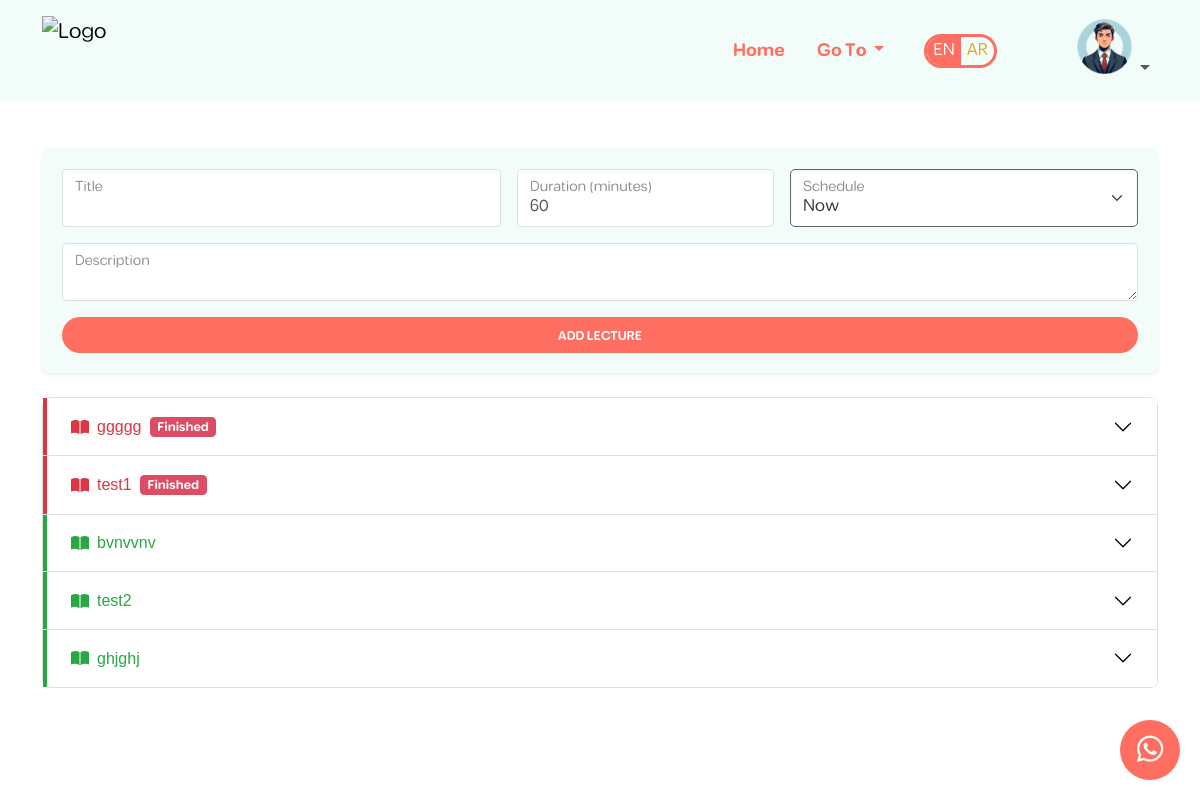
Screenshot of /accounts/profile/1/lectures/ (signed in) with the database file from the repository.
### subscriptions/models.py (models this page shows, shortened)
class Lecture(models.Model):
    title = models.CharField(max_length=200)
    description = models.TextField()
    created = models.DateTimeField(auto_now_add=True)
    group = models.ForeignKey(StudyGroup, on_delete=models.CASCADE, related_name='lectures')
    live_link = models.URLField(blank=True, null=True) # created zoom link
    live_link_date = models.DateTimeField(blank=True, null=True)
    duration = models.IntegerField(default=60, validators=[MaxValueValidator(300), MinValueValidator(10)])
    is_finished = models.BooleanField(default=False)
    is_visited = models.BooleanField(default=False)
    finished_date = models.DateTimeField(blank=True, null=True)

### accounts/views.py (the view)
# urls.py: path('profile/<int:study_group_id>/lectures/', views.study_group_lectures, name='lectures'),
@login_required
@login_required
def study_group_lectures(request, study_group_id):
    study_group = get_object_or_404(StudyGroup, id=study_group_id)
    if not check_study_group_access(request, study_group):
        return render(request, '403.html', status=403)
    lectures = Lecture.objects.filter(group=study_group)
    lectures_with_files = []
    for lecture in lectures:
        files = LectureFile.objects.filter(lecture=lecture)
        note = LectureNote.objects.filter(lecture=lecture, user=request.user).first()
        lectures_with_files.append({'lecture': lecture, 'files': files, 'note': note})
    lecture_form = LectureForm(study_group=study_group) if request.user.role == 'teacher' else None
    file_form = LectureFileForm() if request.user.role == 'teacher' else None
    note_form = LectureNoteForm()
    return render(request, 'accounts/lectures.html', {
        'study_group': study_group,
        'lectures_with_files': lectures_with_files,
        'lecture_form': lecture_form,
        'file_form': file_form,
        'note_form': note_form,
        'user_role': request.user.role,
    })

### accounts/views.py (shortened to what this page needs)
class LectureForm(forms.ModelForm):
    SCHEDULE_CHOICES = [
        ('NOW', 'Now'),
    ]
    schedule = forms.ChoiceField(choices=SCHEDULE_CHOICES, label="Schedule", required=True)
    class Meta:
        model = Lecture
        fields = ['title', 'description', 'duration']
    def __init__(self, *args, **kwargs):
        study_group = kwargs.pop('study_group', None)
        super().__init__(*args, **kwargs)
        if study_group:
            group_times = [(str(gt.id), str(gt)) for gt in GroupTime.objects.filter(group=study_group)]
            self.fields['schedule'].choices = self.SCHEDULE_CHOICES + group_times

class LectureFileForm(forms.ModelForm):
    class Meta:
        model = LectureFile
        fields = ['file']

### about/context_processors.py (called while the page is built)
def get_logo_url(request):
    theme = Theme.objects.filter(active=True).first()
    logo_url = theme.logo.url if theme and theme.logo else None
    return {
        'logo_url': logo_url
    }

### accounts/views.py (called while the page is built)
def check_study_group_access(request, study_group):
    if request.user.role == 'teacher' and study_group.teacher != request.user:
        return False
    elif request.user.role == 'student' and request.user not in study_group.students.all():
        return False
    return True

### subscriptions/models.py (called while the page is built)
    def __str__(self):
        return f"{self.get_day_display()} | {self.time}"

### accounts/templates/accounts/lectures.html (shortened to what this page needs)
{% extends 'base.html' %}
{% load static %}
{% load custom_filters %}
{% block translationFolder %}data-translation-folder="lectures"{% endblock %}
{% block content %}
<div class="container mt-5">
    {% if user_role == 'teacher' %}
    <div class="card mb-4 shadow-sm" style="background-color: #f2fdfa;">
        <div class="card-body">
            <form id="add-lecture-form" method="POST" enctype="multipart/form-data">
                <div class="row g-3">
                    <div class="col-md-5">
                        <div class="form-floating">
                            <input type="text" id="{{ lecture_form.title.id_for_label }}" name="title" class="form-control" value="{{ lecture_form.title.value|default:'' }}" required>
                            <label class="form-label" for="{{ lecture_form.title.id_for_label }}" data-translate="title">Title</label>
                        </div>
                    </div>
                    <div class="col-md-3">
                        <div class="form-floating">
                            <input type="number" id="{{ lecture_form.duration.id_for_label }}" name="duration" class="form-control" value="{{ lecture_form.duration.value|default:60 }}" max="300" min="10" required>
                            <label class="form-label" for="{{ lecture_form.duration.id_for_label }}" data-translate="duration">Duration (minutes)</label>
                        </div>
                    </div>
                    <div class="col-md-4">
                        <div class="form-floating">
                            <select id="{{ lecture_form.schedule.id_for_label }}" name="schedule" class="form-select" required>
                                {% for value, label in lecture_form.schedule.field.choices %}
                                    <option value="{{ value }}" {% if lecture_form.schedule.value == value %}selected{% endif %}>{{ label }}</option>
                                {% endfor %}
                            </select>
                            <label class="form-label" for="{{ lecture_form.schedule.id_for_label }}" data-translate="schedule">Schedule</label>
                        </div>
                    </div>
                    <div class="col-md-12">
                        <div class="form-floating">
                            <textarea id="{{ lecture_form.description.id_for_label }}" name="description" class="form-control" rows="3" required>{{ lecture_form.description.value|default:'' }}</textarea>
                            <label class="form-label" for="{{ lecture_form.description.id_for_label }}" data-translate="description">Description</label>
                        </div>
                    </div>
                    <div class="col-12 text-end">
                        <button type="submit" id="add-lecture-button" class="btn btn-primary btn-block btn-rounded">
                            <span id="button-text" data-translate="add_lecture">Add Lecture</span>
                        </button>
                    </div>
                </div>
            </form>
        </div>
    </div>
    {% endif %}
    {% if lectures_with_files %}
        <div class="accordion" id="lecturesAccordion">
            {% for lecture_data in lectures_with_files %}
            <div class="accordion-item lecture-item" data-lecture-id="{{ lecture_data.lecture.id }}">
                <h2 class="accordion-header {% if lecture_data.lecture.is_finished %}finished-lecture {% else %} active-lecture {% endif %}" id="heading{{ forloop.counter }}">
                    <button
                        data-mdb-collapse-init
                        class="accordion-button collapsed"
                        type="button"
                        data-mdb-toggle="collapse"
                        data-mdb-target="#collapse{{ forloop.counter }}"
                        aria-expanded="false"
                        aria-controls="collapse{{ forloop.counter }}"
                    >
                        <i class="fas fa-book-open me-2"></i> {{ lecture_data.lecture.title }}
                        {% if lecture_data.lecture.is_finished %}
                            <span class="badge bg-danger ms-2" data-translate="finished">Finished</span>
                        {% endif %}
                    </button>
                </h2>
                </div>
            {% endfor %}
        </div>
    {% endif %}
</div>
<div class="toast-wrapper position-fixed top-0 end-0 p-3" style="z-index: 1055;" id="toast-container"></div>
{% endblock %}

### static/css/main.css (style rules this page uses)
:root { --main-color: #ff6f61; --second-main-color: #253b8d; --third-main-color: #dee5ff; --sub-color: #e4a11b; --card-bg-color: #F2FDFA; --card-title-color: #fa6355; --description-color: #666666; --second-description-color: #b6acac; --black-color: #333333; --light-black-color: rgb(35 36 37 / 80%); --white-color: #ffffff; --main-color-rgb: 255, 111, 97, 0.2; }
h1, h2, h3, h4, h5, h6 { font-family: 'DG-Trika', sans-serif; }
p, span, strong { font-family: 'SomarRounded', 'DG-Trika'; }
body { font-family: 'SomarRounded', sans-serif; color: var(--description-color); }
.btn-primary { background-color: var(--main-color) !important; border-color: var(--main-color); }
.btn-rounded { border-radius: 9999px; }
.btn { font-family: 'SomarRounded', sans-serif; font-weight: 600; transition: all 0.3s; position: relative; z-index: 2; box-shadow: 0px 0px 15px rgba(var(--main-color-rgb), 0.2); }
h2 { font-family: 'DG-Trika', sans-serif; color: var(--second-main-color); font-size: 2.5rem; }
.card-body { font-family: 'SomarRounded', sans-serif; color: var(--description-color); }
h2, h6 { font-family: 'DG-Trika', sans-serif; }
h2 { color: var(--white-color); font-size: 3rem; }
.card { border: none; box-shadow: 0px 0px 15px rgba(var(--main-color-rgb), 0.2); background-color: var(--white-color); }
.card-body { padding: 1.25rem; font-family: 'SomarRounded', sans-serif; color: var(--description-color); }
.form-select { border: 1px solid var(--description-color); border-radius: 5px; font-family: 'SomarRounded', sans-serif; color: var(--black-color); }

### accounts/templates/accounts/lectures.html (style rules this page uses)
.active-lecture { background-color: #fff0f0; border-left: 4px solid #28a745; }
.active-lecture .accordion-button { color: #28a745; }
.finished-lecture { background-color: #f0fff0; border-left: 4px solid #dc3545; }
.finished-lecture .accordion-button { color: #dc3545; }

### rows the page displays
Lecture: lecture "ggggg", is_finished "Finished"
Lecture: lecture "test1", is_finished "Finished"
Lecture: lecture "bvnvvnv"
Lecture: lecture "test2"
Lecture: lecture "ghjghj"

### other values shown
form field schedule "Now"
